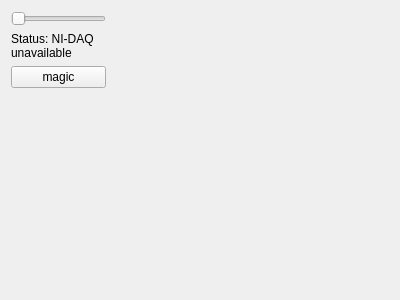
<?xml version="1.0" encoding="UTF-8"?>
<ui version="4.0">
 <class>OverviewWindow</class>
 <widget class="QWidget" name="OverviewWindow">
  <property name="geometry">
   <rect>
    <x>0</x>
    <y>0</y>
    <width>400</width>
    <height>300</height>
   </rect>
  </property>
  <property name="windowTitle">
   <string>Form</string>
  </property>
  <layout class="QHBoxLayout" name="horizontalLayout" stretch="1,3">
   <item>
    <layout class="QVBoxLayout" name="optionsLayout">
     <item>
      <widget class="QSlider" name="ampSlider">
       <property name="orientation">
        <enum>Qt::Orientation::Horizontal</enum>
       </property>
      </widget>
     </item>
     <item>
      <widget class="QLabel" name="nidaqStatusLabel">
       <property name="text">
        <string>Status: NI-DAQ unavailable</string>
       </property>
       <property name="wordWrap">
        <bool>true</bool>
       </property>
      </widget>
     </item>
     <item>
      <widget class="QPushButton" name="magicButton">
       <property name="text">
        <string>magic</string>
       </property>
      </widget>
     </item>
     <item>
      <spacer name="verticalSpacer">
       <property name="orientation">
        <enum>Qt::Orientation::Vertical</enum>
       </property>
       <property name="sizeHint" stdset="0">
        <size>
         <width>20</width>
         <height>40</height>
        </size>
       </property>
      </spacer>
     </item>
    </layout>
   </item>
   <item>
    <layout class="QVBoxLayout" name="plotLayout"/>
   </item>
  </layout>
 </widget>
 <resources/>
 <connections/>
</ui>
